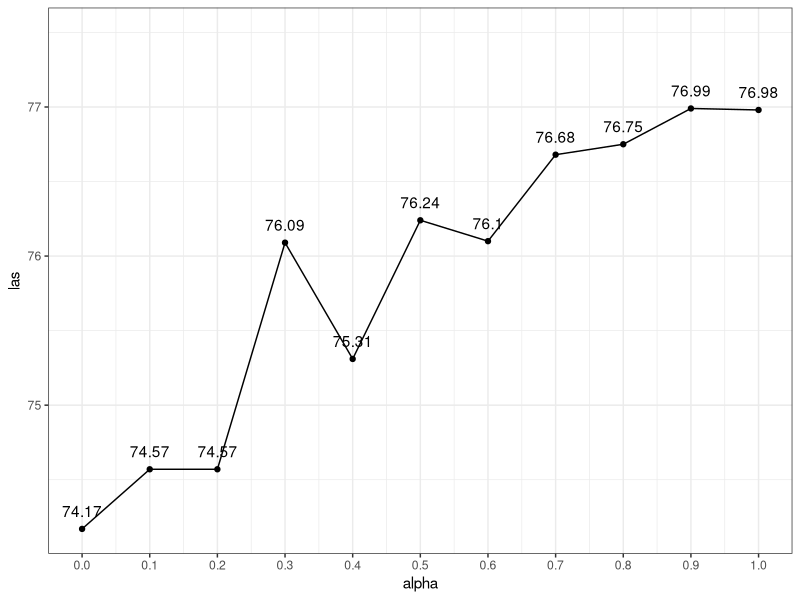

Write the R code that produced this figure.
library("ggplot2")

lines1 <- "alpha,las
1.0,76.98
0.9,76.99
0.8,76.75
0.7,76.68
0.6,76.10
0.5,76.24
0.4,75.31
0.3,76.09
0.2,74.57
0.1,74.57
0.0,74.17"

result1 <- read.table(text=lines1, sep=",", header=TRUE)
names(result1) <- c("alpha", "las")

#result1 <- melt(result1, id=c("alpha"))
#print(result1$alpha)
#print(result1$las)

# two plots
p1 <- ggplot(result1, aes(x=alpha, y=las, label=las)) +
    geom_line() +
    geom_point() +
    geom_text(vjust=-1) +
    scale_x_continuous(breaks=result1$alpha) + 
    ylim(NA, 77.5) +
    theme_bw()

# extract gtable
#g1 <- ggplot_gtable(ggplot_build(p1))

ggsave("alpha.pdf", height=4, width = 8)
